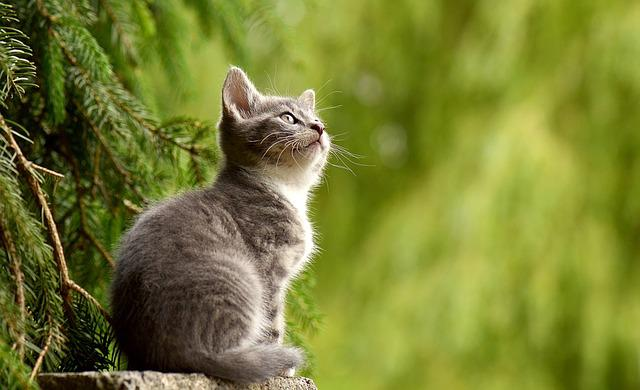
#> input picture img.jpg, 640 x 390 px
$ jupyter execute '07_크기조정.ipynb'
#> lines starting #> are read from the running program, lines starting #| are printed output that depends on the picture
# 7. 크기조정

### 이미지 조정

- 고정 크키 설정

[cell 1]
import cv2
img = cv2.imread("img.jpg")
#> img is the input picture: shape (390, 640, 3); mean B, G, R 50.4, 126.1, 119.4
dst = cv2.resize(img, (400,500))
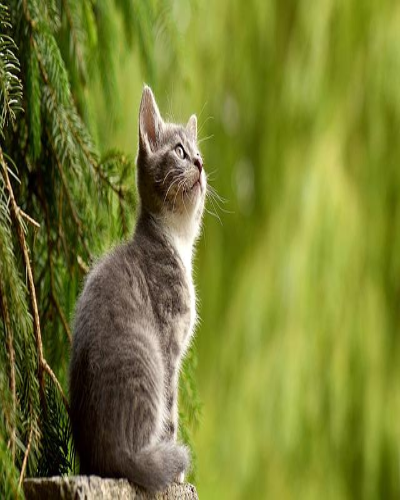
#> dst: shape (500, 400, 3); mean B, G, R 50.3, 125.9, 119.3

cv2.imshow("img",img)
cv2.imshow("dst",dst)

cv2.waitKey(0)
cv2.destroyAllWindows()

- 비율로 설정

[cell 2]
import cv2
img = cv2.imread("img.jpg")
dst = cv2.resize(img, None, fx=0.5, fy=0.5)     # fx/y : x,y의 비율을 정의
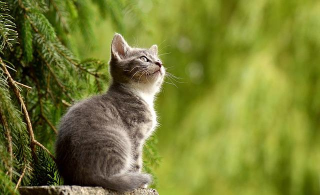
#> dst: shape (195, 320, 3); mean B, G, R 50.5, 126.2, 119.5

cv2.imshow("img",img)
cv2.imshow("dst",dst)

cv2.waitKey(0)
cv2.destroyAllWindows()

- 보간법
    - cv2.INTER_AREA --->크기 줄일 때 사용
    - cv2.INTER_CUBIC --->크기 늘릴 때 사용(속도 느림, 퀄리티 좋음)
    - cv2.INTER_LINEAR --->크기 늘릴때 사용 (기본 값)

    - 보간법 적용하여 축소

[cell 3]
import cv2
img = cv2.imread("img.jpg")
dst = cv2.resize(img, None, fx=0.5, fy=0.5, interpolation=cv2.INTER_AREA)     # fx/y : x,y의 비율을 정의

cv2.imshow("img",img)
cv2.imshow("dst",dst)

cv2.waitKey(0)
cv2.destroyAllWindows()

    - 보간법 적용하여 확대

[cell 4]
import cv2
img = cv2.imread("img.jpg")
dst = cv2.resize(img, None, fx=1.5, fy=1.5, interpolation=cv2.INTER_CUBIC)     # fx/y : x,y의 비율을 정의
#> dst: shape (585, 960, 3)

cv2.imshow("img",img)
cv2.imshow("dst",dst)

cv2.waitKey(0)
cv2.destroyAllWindows()

### 동영상 크기

- 고정크기로 설정

[cell 5]
import cv2
cap = cv2.VideoCapture("video.mp4")

while True:
    ret, frame = cap.read()
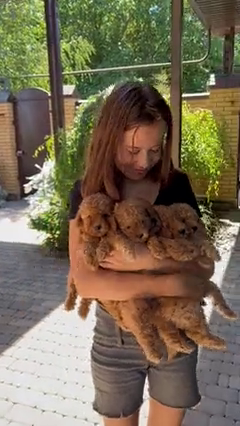
#> input picture frame 19 of video.mp4, 240 x 426 px
#> frame is the input picture: shape (426, 240, 3); mean B, G, R 84.9, 107.6, 120
    if not ret:
        break

    frame_resize = cv2.resize(frame, (400,500))
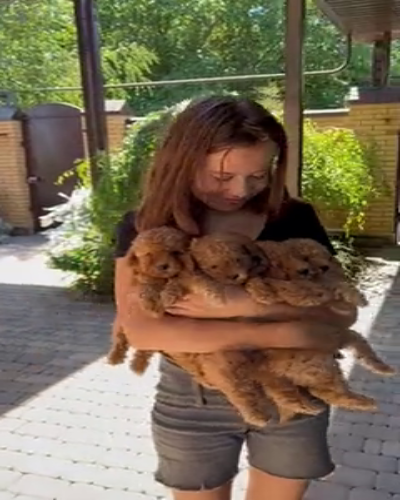
#> frame_resize: shape (500, 400, 3); mean B, G, R 84.8, 107.5, 119.9


    cv2.imshow("video", frame_resize)
    if cv2.waitKey(1) == ord("q"):
#> (key q is pressed here)
        break
cap.release()
cv2.destroyAllWindows()

- 비율로 설정

[cell 6]
import cv2
cap = cv2.VideoCapture("video.mp4")

while True:
    ret, frame = cap.read()
    if not ret:
        break

    frame_resize = cv2.resize(frame, None, fx=1.5, fy=1.5, interpolation=cv2.INTER_CUBIC)
#> frame_resize: shape (639, 360, 3)


    cv2.imshow("video", frame_resize)
    if cv2.waitKey(1) == ord("q"):
#> (key q is pressed here)
        break
cap.release()
cv2.destroyAllWindows()
